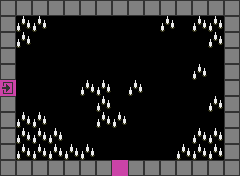

This game map was drawn from its Tiled (.tmx) file and the tilesets committed beside it. A one-line description and the full map source follow:
An orthogonal 15x11 tile map with 16x16 px tiles, 1 tile layer (main).

<map version="1.0" tiledversion="1.0.2" orientation="orthogonal" renderorder="right-down" width="15" height="11" tilewidth="16" tileheight="16" nextobjectid="1">
 <properties>
  <property name="spike" type="bool" value="true" />
 </properties>
 <tileset firstgid="1" source="editor.tsx" />
 <layer name="main" width="15" height="11">
  <data encoding="csv">
1,1,1,1,1,1,1,1,1,1,1,1,1,1,1,
1,49,49,0,0,0,0,0,0,0,49,0,49,49,1,
1,49,0,0,0,0,0,0,0,0,0,0,0,49,1,
1,0,0,0,0,0,0,0,0,0,0,0,0,0,1,
1,0,0,0,0,0,0,0,0,0,0,0,49,0,1,
9,0,0,0,0,49,49,0,49,0,0,0,0,0,1,
1,0,0,0,0,0,49,0,0,0,0,0,0,49,1,
1,49,49,0,0,0,49,49,0,0,0,0,0,0,1,
1,49,49,49,0,0,0,0,0,0,0,0,49,49,1,
1,49,49,49,49,49,0,0,0,0,0,49,49,49,1,
1,1,1,1,1,1,1,10,1,1,1,1,1,1,1
</data>
 </layer>
</map>
